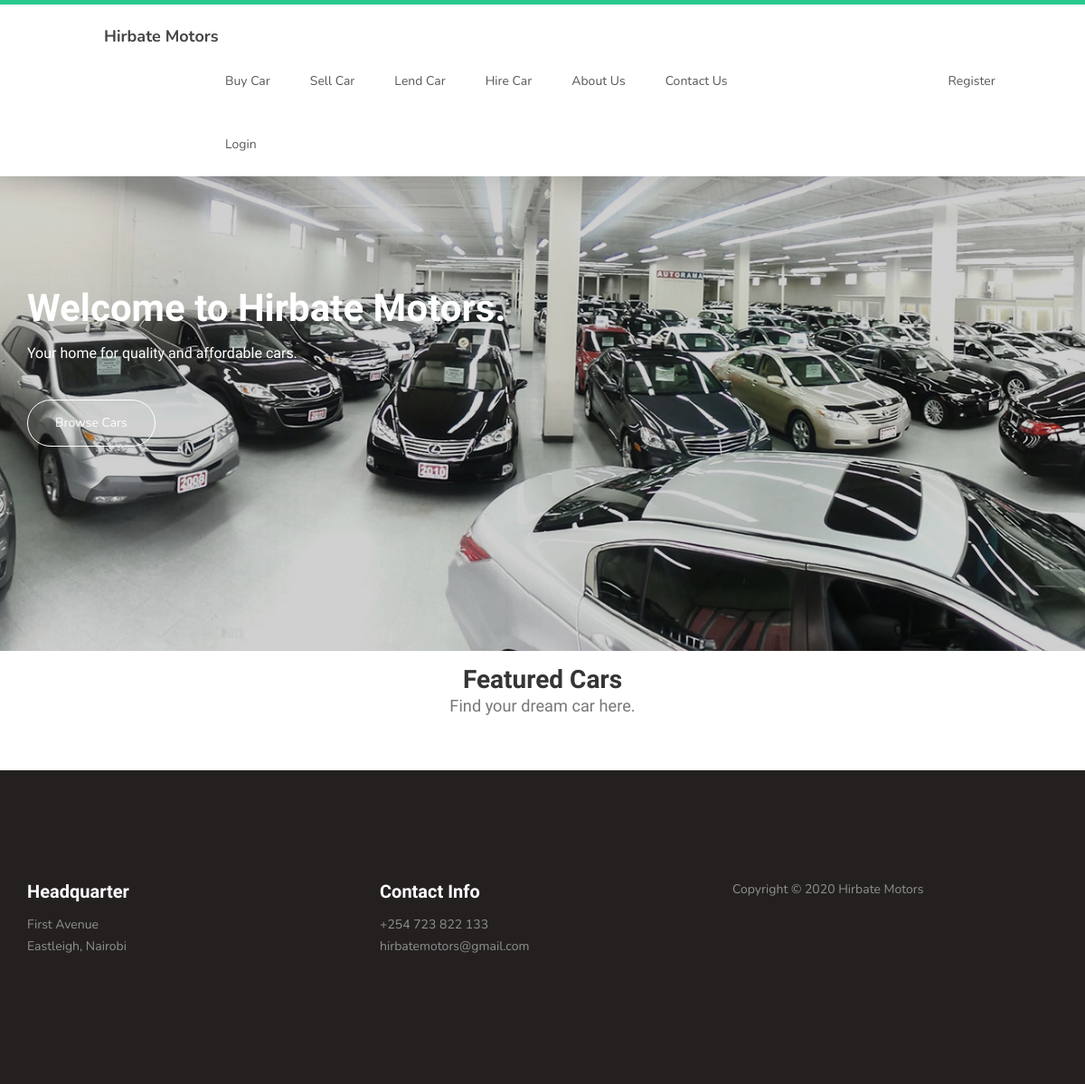
Page /home on the earlier database version.
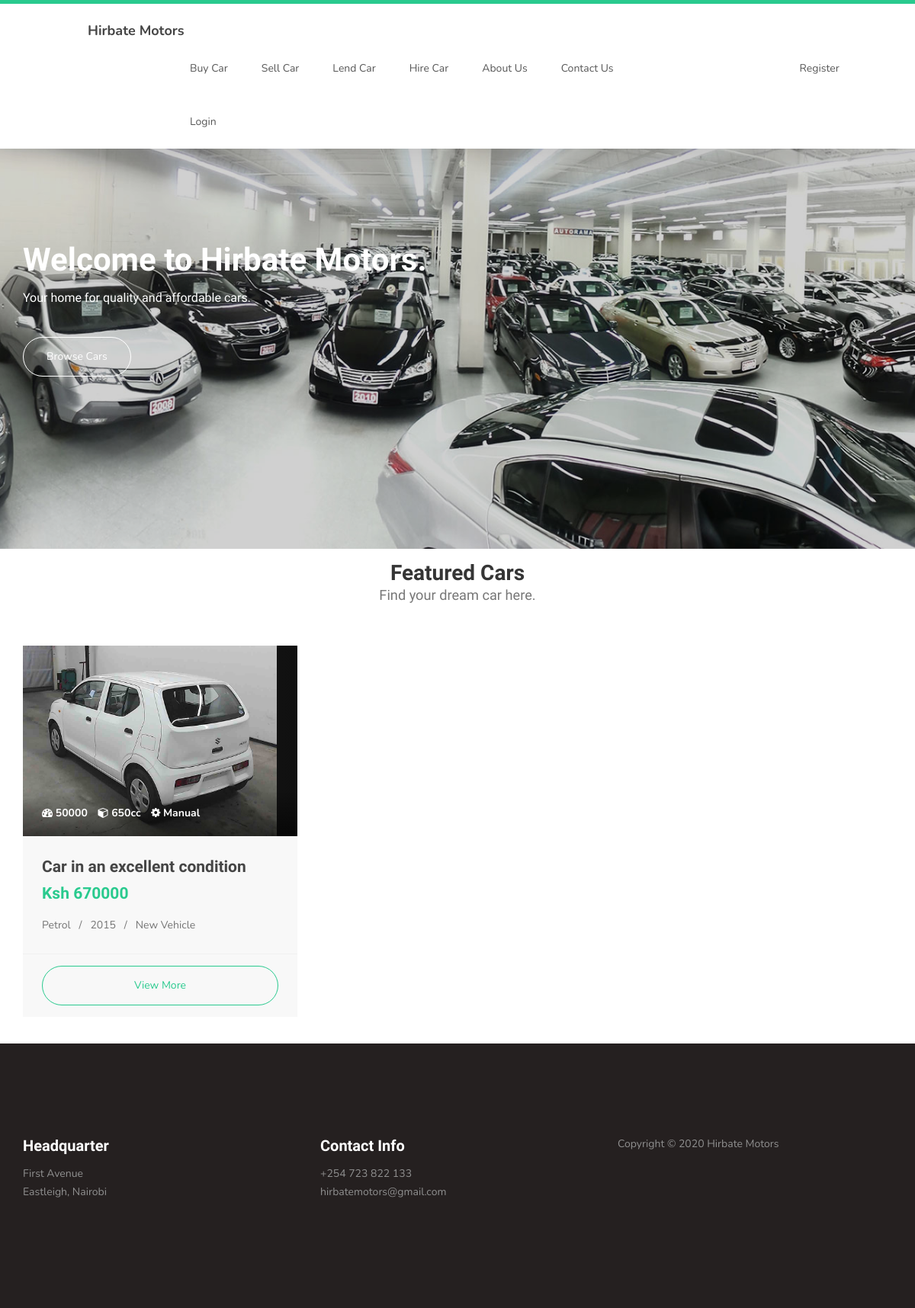
Same page on the later database version.
### car_dealer/models.py (models this page shows, shortened)
class Car(db.Model):
    id = db.Column(db.Integer, primary_key=True)
    condition = db.Column(db.String, nullable=False)
    gearbox = db.Column(db.String, nullable=False)
    color = db.Column(db.String, nullable=False)
    make = db.Column(db.String(50), nullable=False)
    mileage = db.Column(db.Integer, nullable=False)
    price = db.Column(db.Integer, nullable=False)
    model = db.Column(db.String(50), nullable=False)
    fuel = db.Column(db.String, nullable=False)
    seats = db.Column(db.Integer, nullable=False)
    mfg_year = db.Column(db.Integer, nullable=False)
    engine_size = db.Column(db.Integer, nullable=False)
    description = db.Column(db.Text, nullable=False)
    location = db.Column(db.String(30), nullable=False)
    is_approved = db.Column(db.Boolean, nullable=False, default=False)
    user_id = db.Column(db.Integer, db.ForeignKey('user.id'), nullable=False)
    photo_reference = db.relationship('SellPhotos', backref='Car', lazy=True)

class SellPhotos(db.Model):
    id = db.Column(db.Integer, primary_key=True)
    photos = db.Column(db.String(60), nullable=False)
    car_id = db.Column(db.Integer, db.ForeignKey('car.id'), nullable=False)

### car_dealer/routes.py (the view)
@app.route('/')
@app.route('/home', methods=['GET', 'POST'])
def home():
    car_sale = Car.query.filter_by(is_approved=False).first()
    car_hire = LendCar.query.filter_by(is_approved=False).first()
    cars = Car.query.all()
    cars_photos = {}
    for car in cars:
        car_photo = SellPhotos.query.filter_by(car_id=car.id).first()
        if not car_photo:
            photo = 'default.jpeg'
        else:
            photo = car_photo.photos
        cars_photos[car.id] = photo
    return render_template('home.html', title='Home Page', cars=cars, car_sale=car_sale, car_hire=car_hire,
                           cars_photos=cars_photos)

### car_dealer/templates/home.html (shortened to what this page needs)
{% extends 'layout.html' %}
{% block content %}
     <section id="home">
          <div class="row">
               <div class="owl-carousel owl-theme home-slider">
                    <div class="item item-first">
                         <div class="caption">
                              <div class="container">
                                   <div class="col-md-6 col-sm-12" style="filter: contrast(150%);">
                                        <h1>Welcome to Hirbate Motors.</h1>
                                        <h3>Your home for quality and affordable cars.</h3>
                                        <a href="{{ url_for('buy_car') }}" class="section-btn btn btn-default">Browse Cars</a>
                                   </div>
                              </div>
                         </div>
                    </div>
               </div>
          </div>
     </section>
     <main>
          <section>
               <div class="container">
                    <div class="row">
                         <div class="col-md-12 col-sm-12">
                              <div class="section-title text-center">
                                   <h2>Featured Cars <small>Find your dream car here.</small></h2>
                              </div>
                         </div>
                         {% for car in cars %}
                              {% if car.is_approved %}
                                   <div class="col-md-4 col-sm-4">
                                        <div class="courses-thumb courses-thumb-secondary">
                                             <div class="courses-top">
                                                  <div class="courses-image"style="height: 250px;overflow: hidden;">
                                                       <img src="{{ url_for('static', filename='car_photos/' + cars_photos[car.id]) }}"
                                                            class="img-responsive" alt="" style="height: 100%;width: auto;display: block;">
                                                  </div>
                                                  <div class="courses-date">
                                                       <span title="Author"><i class="fa fa-dashboard"></i> {{ car.mileage }}</span>
                                                       <span title="Author"><i class="fa fa-cube"></i> {{ car.engine_size}}cc</span>
                                                       <span title="Views"><i class="fa fa-cog"></i> Manual</span>
                                                  </div>
                                             </div>
                                             <div class="courses-detail">
                                                  <h3><a href="car_sale_details.html">{{ car.description }}</a></h3>
                                                  <p class="lead"><strong>Ksh {{ car.price }}</strong></p>
                                                  <p>{{ car.fuel }} &nbsp;&nbsp;/&nbsp;&nbsp; {{ car.mfg_year }} &nbsp;&nbsp;/&nbsp;&nbsp; {{ car.condition }} Vehicle</p>
                                             </div>
                                             <div class="courses-info">
                                                  <a href="{{ url_for('car_for_sale_details', car_id=car.id) }}" class="section-btn btn btn-primary btn-block">View More</a>
                                             </div>
                                        </div>
                                   </div>
                              {% endif %}
                         {% endfor %}
                    </div>
               </div>
          </section>
     </main>
     <footer id="footer">
          <div class="container">
               <div class="row">
                    <div class="col-md-4 col-sm-6">
                         <div class="footer-info">
                              <div class="section-title">
                                   <h2>Headquarter</h2>
                              </div>
                              <address>
                                   <p>First Avenue <br>Eastleigh, Nairobi</p>
                              </address>
                         </div>
                    </div>
                    <div class="col-md-4 col-sm-6">
                         <div class="footer-info">
                              <div class="section-title">
                                   <h2>Contact Info</h2>
                              </div>
                              <address>
                                   <p>+254 723 822 133</p>
                                   <p><a href="mailto:contact@company.com">hirbatemotors@gmail.com</a></p>
                              </address>
                         </div>
                    </div>
                    <div class="col-md-4 col-sm-12">
                         <div class="footer-info newsletter-form">
                              <div class="copyright-text">
                                   <p>Copyright &copy; 2020 Hirbate Motors</p>
                              </div>
                         </div>
                    </div>
               </div>
          </div>
     </footer>
{% endblock content %}

### car_dealer/templates/layout.html (shortened to what this page needs)
<!DOCTYPE html>
<html lang="en">
<head>
     <link rel="stylesheet" type="text/css" href="{{ url_for('static', filename='css/bootstrap.min.css') }}">
     <link rel="stylesheet" type="text/css" href="{{ url_for('static', filename='css/font-awesome.min.css') }}">
     <link rel="stylesheet" type="text/css" href="{{ url_for('static', filename='css/owl.carousel.css') }}">
     <link rel="stylesheet" type="text/css" href="{{ url_for('static', filename='css/owl.theme.default.min.css') }}">
     <link rel="stylesheet" type="text/css" href="{{url_for('static', filename='css/style.css')}}">
</head>
<body>
     <nav id="top" data-spy="scroll" data-target=".navbar-collapse" data-offset="50">
          <section class="navbar custom-navbar navbar-fixed-top" role="navigation">
               <div class="container-fluid" style="margin-left: 100px;">
                    <div class="navbar-header">
                         <a class="navbar-brand" href="{{ url_for ('home') }}"> Hirbate Motors</a>
                    </div>
                    <div class="collapse navbar-collapse">
                         <ul class="nav navbar-nav navbar-nav-first">
                              {% if current_user.is_authenticated and current_user.is_admin %}
                                   <li><a href="{{ url_for ('sell_car') }}">Sell Car</a></li>
                                   <li><a href="{{ url_for ('lend_car') }}">Lend Car</a></li>
                                   <li><a class="ms-auto" href="{{ url_for ('admin') }}">Admin</a></li>
                              {% else %}
                                   <li><a href="{{url_for('buy_car')}}">Buy Car</a></li>
                                   <li><a href="{{ url_for ('sell_car') }}">Sell Car</a></li>
                                   <li><a href="{{ url_for ('lend_car') }}">Lend Car</a></li>
                                   <li><a href="{{ url_for ('hire_car') }}">Hire Car</a></li>
                                   <li><a href="{{url_for ('about')}}">About Us</a></li>
                                   <li><a href="{{ url_for ('contact_us') }}">Contact Us</a></li>
                              {% endif %}
                              {% if current_user.is_authenticated %}
                                   <li><a class="ms-auto" style="margin-left: 200px;" href="{{ url_for ('logout') }}">Logout</a></li>
                              {% else %}
                                   <li><a class="ms-auto" style="margin-left: 200px;" href="{{ url_for ('register') }}">Register</a></li>
                                   <li><a class="ms-auto" href="{{ url_for ('login') }}">Login</a></li>
                              {% endif %}
                         </ul>
                    </div>
               </div>
          </section>
     </nav>
     {% block content %}
     {% endblock content %}
</body>
</html>

### car_dealer/static/css/style.css (style rules this page uses)
body { background: #ffffff; font-family: 'Nunito', sans-serif; overflow-x: hidden; padding-top: 10px; }
h1,h2,h3,h4,h5,h6 { font-family: 'Muli', sans-serif; font-weight: bold; line-height: inherit; }
h1 { color: #252525; font-size: 3em; line-height: normal; }
h2 { color: #353535; font-size: 2em; padding-bottom: 10px; }
h3 { font-size: 1.5em; }
h3, h3 a { color: #454545; }
p { color: #757575; font-size: 14px; font-weight: normal; line-height: 24px; }
html { -webkit-font-smoothing: antialiased; }
a { color: #252525; -webkit-transition: 0.5s; transition: 0.5s; text-decoration: none !important; }
a, input, button, .form-control { -webkit-transition: 0.5s; transition: 0.5s; }
.section-title { padding-bottom: 40px; }
.section-title h2 { margin: 0; }
.section-title small { display: block; }
section { position: relative; padding: 5px 0; }
.section-btn { background: transparent; border-radius: 50px; border: 1px solid #ffffff; color: #ffffff; font-size: inherit; font-weight: normal; padding: 15px 30px; transition: 0.5s; }
.custom-navbar { background: #ffffff; border-top: 5px solid #29ca8e; border-bottom: 0; -webkit-box-shadow: 0 1px 30px rgba(0, 0, 0, 0.1); -moz-box-shadow: 0 1px 30px rgba(0, 0, 0, 0.1); box-shadow: 0 1px 30px rgba(0, 0, 0, 0.1); padding: 12px 0; margin-bottom: 0; padding: 0; }
.custom-navbar .navbar-brand { color: #454545; font-size: 18px; font-weight: bold; line-height: 40px; }
.custom-navbar .navbar-nav.navbar-nav-first { margin-left: 8em; }
.custom-navbar .nav li a { line-height: 40px; color: #575757; padding-right: 22px; padding-left: 22px; }
#home { padding: 0; }
#home h1 { color: #ffffff; }
#home h3 { color: #f9f9f9; font-size: 16px; font-weight: 300; margin: 0; padding: 5px 0 40px 0; }
@media (min-width: 768px) { .home-slider .col-md-6 { padding-left: 0; } }
.home-slider .caption { display: flex; justify-content: center; flex-direction: column; text-align: left; background-color: rgba(20,20,20,0.2); height: 100%; color: #fff; cursor: e-resize; }
.home-slider .item { background-repeat: no-repeat; background-attachment: local; background-size: cover; height: 650px; }
.home-slider .item-first { background-image: url(../images/slider-image-1-1920x700.jpg); background-position: center; }
.courses-thumb { background: #f9f9f9; position: relative; }
.courses-thumb-secondary { margin-bottom: 30px; }
.courses-top { position: relative; }
.courses-image { background: linear-gradient(to right, #202020, #101010); }
.courses-date { background: linear-gradient(rgba(255, 0, 0, 0), rgba(0, 0, 0, 0.6)); width: 100%; position: absolute; bottom: 0; padding: 20px 25px; }
.courses-date span, .courses-author span { font-size: 14px; font-weight: bold; }
.courses-date span { color: #ffffff; display: inline-block; margin-right: 10px; }
.courses-detail { padding: 25px 25px 15px 25px; }
.courses-detail h3 { margin: 0 0 2px 0; }
.courses-info { border-top: 1px solid #f0f0f0; position: relative; clear: both; padding: 15px 25px; }
footer { background: #252020; padding: 120px 0; }
footer .section-title { padding-bottom: 10px; }
footer h2 { font-size: 20px; }
footer a, footer p { color: #909090; }
footer address p { margin-bottom: 0; }
.footer-info { margin-right: 2em; }
.footer-info h2 { color: #ffffff; padding: 0; }
.lead { font-family: "Muli"; font-weight: 300; line-height: 1.8; }
.section-btn.btn-primary { border-color: #29ca8e; color: #29ca8e; }
.courses-thumb .lead, .team-info .lead { margin-bottom: 10px; }
.courses-thumb .lead strong, .team-info .lead strong { color: #29ca8e; }
section, .section-background .item, .section-background .courses-thumb, .section-background .team-thumb, main > section:nth-child(even) .item, main > section:nth-child(even) .courses-thumb, main > section:nth-child(even) .team-thumb, main > section { background: #fff; }
section .item, section .courses-thumb, section .team-thumb, .section-background, main > section .item, main > section .courses-thumb, main > section .team-thumb, main > section:nth-child(even) { background: #f8f8f8; }
.col-md-12 { margin-top: 0.7rem; margin-bottom: 0.7rem; }

Differences in the rows shown:
added Car: photos (picture), mileage "50000", engine_size "650", description "Car in an excellent condition", price "670000", fuel "Petrol", mfg_year "2015", condition "New"
